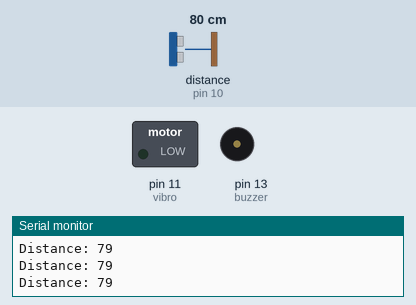
Recording of a sketch running on a simulated Arduino Uno, built with avr-gcc and run on an emulated ATmega328P. On the bench: switched loads named in the sketch (green lamp = pin HIGH), buzzer (waves = sounding, pin HIGH), the last lines printed to the serial monitor. Wiring (inferred from the names in the program): ultrasonic range finder: trigger pin 9; echo pin 10. Inputs (shaded band) come from the test bench; at power-on: distance to the obstacle (sensor on pin 10) 80 cm. The echo pulse lasts 58.3 µs per cm; pins used as bus, display or sensor lines are not drawn.

Above: at 1.2 s.
1.3 s: distance to the obstacle (sensor on pin 10) set to 19 cm
2.8 s: distance to the obstacle (sensor on pin 10) set to 15 cm
At 3.5 s:
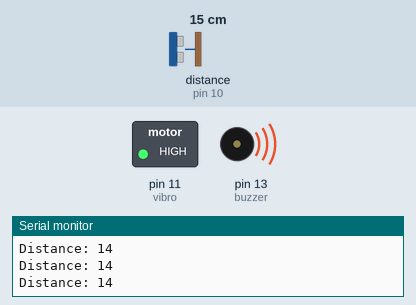
4.3 s: distance to the obstacle (sensor on pin 10) set to 18 cm
At 4.6 s:
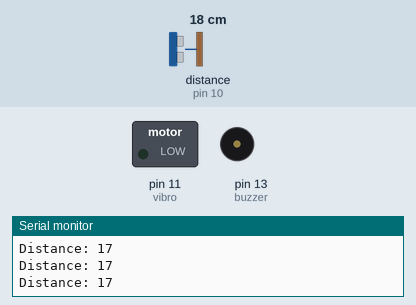
7.3 s: distance to the obstacle (sensor on pin 10) set to 12 cm
At 8.1 s:
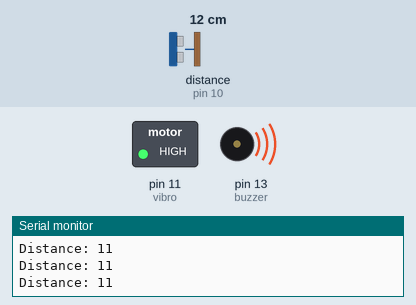
Timing chart, 0 to 9.8 s (numbered marks = the images above; inputs shaded):
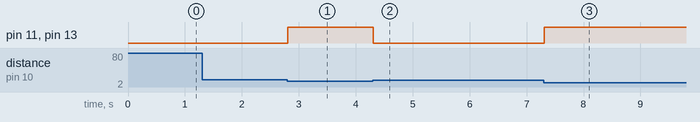

The sketch:

Smart-Walking-Stick.ino
```cpp
const int echo = 10;
const int trig = 9;
const int vibro = 11;
const int buzzer = 13;  // assiging pins to all the components

long dura;
int dist;
int safetyD;


void setup() {
pinMode(trig, OUTPUT);
pinMode(echo, INPUT);
pinMode(vibro, OUTPUT);
pinMode(buzzer, OUTPUT);
Serial.begin(9600);
}


void loop() {

digitalWrite(trig, LOW);
delayMicroseconds(2);

digitalWrite(trig, HIGH);
delayMicroseconds(10);
digitalWrite(trig, LOW);


dura = pulseIn(echo, HIGH);


dist= dura*0.034/2; // Used to convert input to cm

safetyD = dist;
if (safetyD <= 15){
  digitalWrite(buzzer, HIGH); // Triggers Buzzer and vibration motor
  digitalWrite(vibro, HIGH);  //when it is in the threshold distance of 15 cm
}
else{
  digitalWrite(vibro, LOW);
  digitalWrite(buzzer, LOW);
}


Serial.print("Distance: ");
Serial.println(dist);
}
```

Measured:
- the behaviour switches between 17 and 16 cm on distance to the obstacle (sensor on pin 10) (found by bisection; images 0 and 1)
- after the input at 2.8 s, pin 11 (vibro), pin 13 (buzzer): LOW → HIGH at once
- after the input at 4.3 s, pin 11 (vibro), pin 13 (buzzer): HIGH → LOW at once
- after the input at 7.3 s, pin 11 (vibro), pin 13 (buzzer): LOW → HIGH at once
